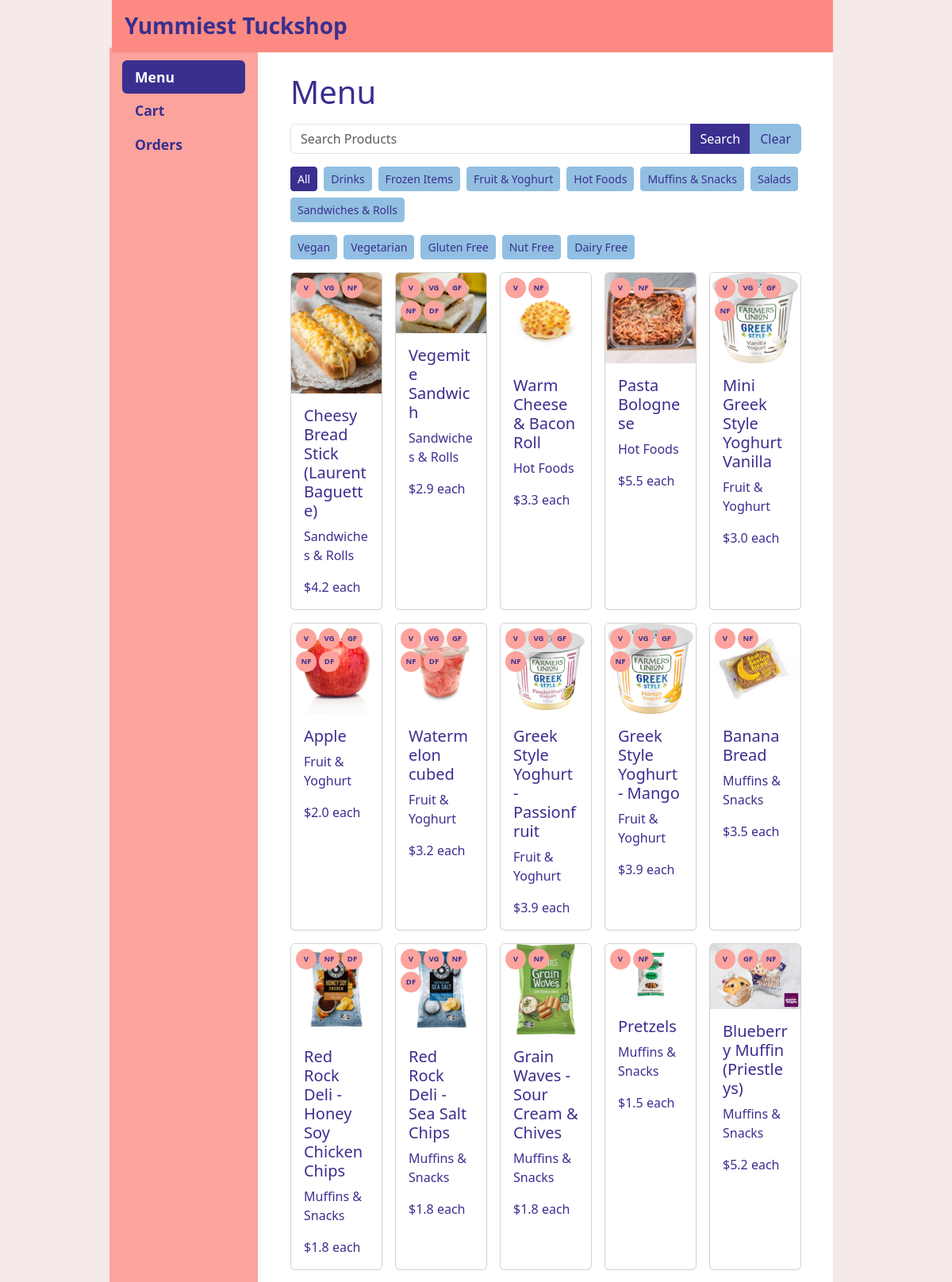
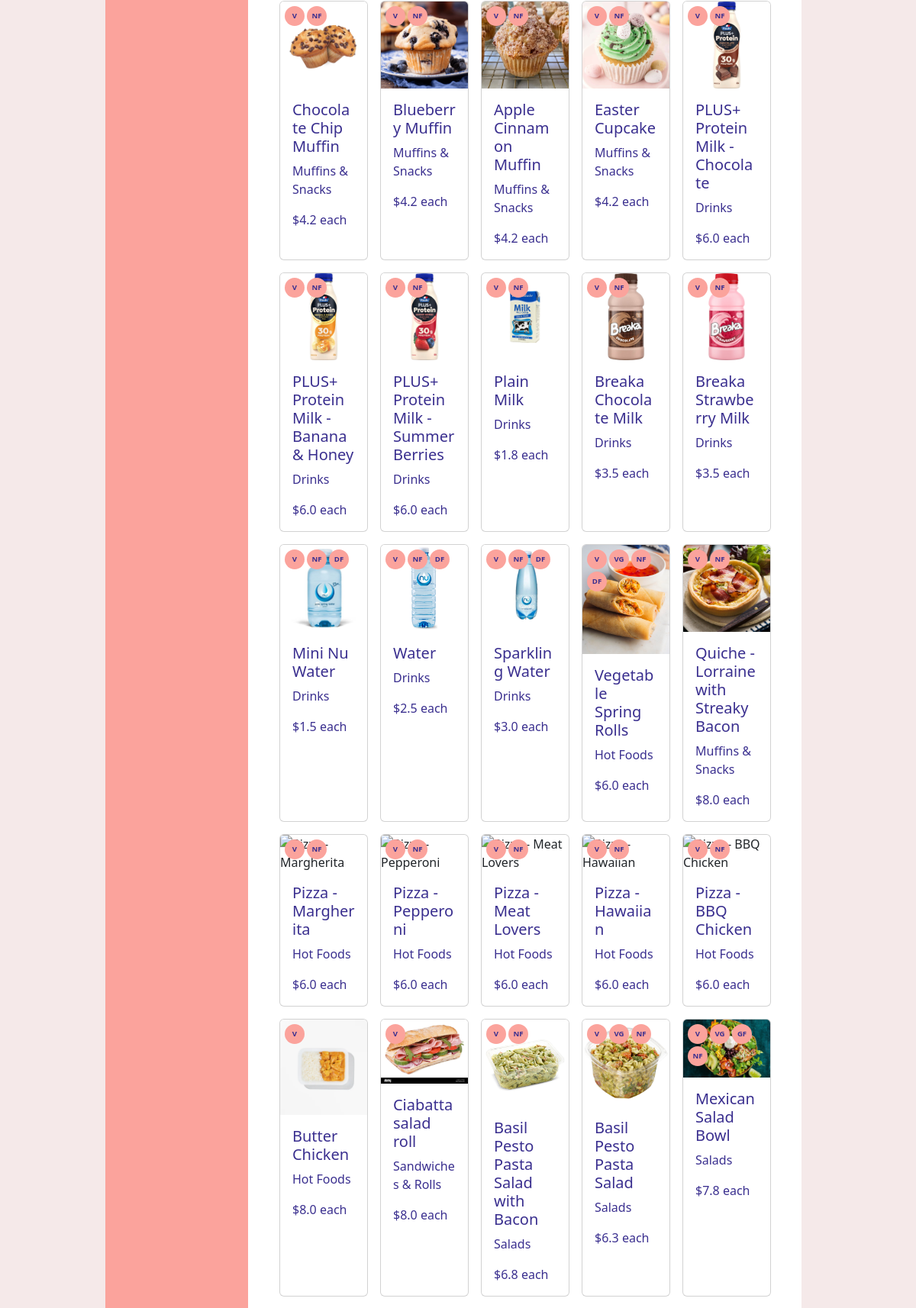
Page /products (upper part) on the committed database (2 pictures, top to bottom).
### tables this page shows
CREATE TABLE "Menu" (
	"ItemID"	INTEGER,
	"Name"	TEXT,
	"ItemDesc"	TEXT,
	"Category"	TEXT,
	"Price"	REAL,
	"Homemade"	INTEGER,
	"Quantity"	INTEGER,
	"Options"	INTEGER,
	PRIMARY KEY("ItemID")
);

### app.py (the view)
@app.route('/products', methods=['POST', 'GET'])
def products():
    con = sqlite3.connect("Tuckshop.db", timeout=10)
    con.row_factory = sqlite3.Row
    cur = con.cursor()
    cur.execute('SELECT * FROM Menu')
    data = cur.fetchall()
    con.close()
    return render_template('products.html', Menu=data, active_category=None, active_dietary=None)

### templates/products.html (shortened to what this page needs)
{% extends "base.html" %}
{% block content %}
  <h1>Menu</h1>
  <form action="/search" method="post" class="input-group mb-3 search-form">
    <input name="search_term" class="form-control" placeholder="Search Products" type="search">
    <button class="btn btn-primary" type="submit">Search</button>
    <a href="/products" class="btn btn-clear">Clear</a>
  </form>
  <div class="mb-3 d-flex flex-wrap gap-2" id="categoryButtons">
    <a href="/products" class="btn btn-sm btn-category {{ 'active' if not active_category }}">All</a>
  </div>
  <div class="mb-3 d-flex flex-wrap gap-2">
    <a href="/dietary/Vegan"      class="btn btn-sm btn-category {{ 'active' if active_dietary == 'Vegan' }}">Vegan</a>
    <a href="/dietary/Vegetarian" class="btn btn-sm btn-category {{ 'active' if active_dietary == 'Vegetarian' }}">Vegetarian</a>
    <a href="/dietary/GlutenFree" class="btn btn-sm btn-category {{ 'active' if active_dietary == 'GlutenFree' }}">Gluten Free</a>
    <a href="/dietary/NutFree"    class="btn btn-sm btn-category {{ 'active' if active_dietary == 'NutFree' }}">Nut Free</a>
    <a href="/dietary/DairyFree"  class="btn btn-sm btn-category {{ 'active' if active_dietary == 'DairyFree' }}">Dairy Free</a>
  </div>
  <div class="row row-cols-2 row-cols-md-5 g-3 products-row">
    {% for product in Menu %}
    <div class="col">
      <div class="card h-100 product-card"
           style="cursor: pointer;"
           data-itemid="{{ product.ItemID }}"
           data-name="{{ product.Name }}"
           data-category="{{ product.Category }}"
           data-price="{{ product.Price }}"
           data-bs-toggle="modal"
           data-bs-target="#productModal">
        <div class="dietary-icons" id="dietary-{{ product.ItemID }}"></div>
        <img src="/static/images/{{product.Name}}.jpg" class="card-img-top" alt="{{product.Name}}">
        <div class="card-body">
          <h5 class="card-title">{{product.Name}}</h5>
          <p class="card-text">{{product.Category}}</p>
          <p class="card-text">${{product.Price}} each</p>
        </div>
      </div>
    </div>
    {% endfor %}
  </div>
{% endblock %}

### templates/base.html (shortened to what this page needs)
<!doctype html>
<html lang="en">
  <head>
    <link href="https://cdn.jsdelivr.net/npm/bootstrap@5.3.3/dist/css/bootstrap.min.css" rel="stylesheet">
    <link rel="stylesheet" href="/static/css/style.css">
  </head>
<body class="overflow-y-scroll">
  <header class="page-header">
    <div class="container bg-body-secondary py-3 d-flex justify-content-between align-items-center">
      <h1 class="h4 mb-0">Yummiest Tuckshop</h1>
    </div>
  </header>
  <div class="sidebar-fixed-wrapper">
    <div class="container">
      <div class="row">
        <aside class="col-12 col-md-2 mb-4 px-0">
          <div class="sidebar bg-body-tertiary p-3 h-100">
            <ul class="nav nav-pills flex-column">
              <li class="nav-item"><a class="nav-link {{ 'active' if request.endpoint == 'products' or request.endpoint == 'search' }}" href="/products">Menu</a></li>
              <li class="nav-item"><a class="nav-link {{ 'active' if request.endpoint == 'cart' }}" href="/cart">Cart</a></li>
              <li class="nav-item"><a class="nav-link {{ 'active' if request.endpoint == 'orders' }}" href="/orders">Orders</a></li>
            </ul>
          </div>
        </aside>
      </div>
    </div>
  </div>
  <div class="container-fluid px-0">
    <main class="content-with-sidebar px-3">
      {% block content %}{% endblock %}
    </main>
  </div>
</body>
</html>

### static/css/style.css (style rules this page uses)
body { padding-top: 60px; background-color: white; color: #3A2F8F; }
h1, h2, h3, h4, h5, h6 { color: #3A2F8F !important; }
p, span, label, li, td, th, small, strong, em { color: #3A2F8F; }
input, textarea, select { color: #3A2F8F !important; }
body::before { content: ''; position: fixed; top: 0; left: 0; right: 0; bottom: 0; background: linear-gradient( to right, rgb(245, 233, 233) 12.5%, transparent 12.5%, transparent 87.5%, rgb(245, 233, 233) 87.5% ); z-index: -1; pointer-events: none; }
.page-header { position: fixed; top: 0; left: 11.75%; right: 12.5%; z-index: 200; }
.page-header .container { background-color: #fd8a82 !important; width: 100%; max-width: 100%; padding-left: 0.75rem; padding-right: 0; }
.page-header h1 { font-weight: bold; padding-left: 0.25rem; font-size: 1.75rem; }
.sidebar-fixed-wrapper { position: fixed; top: 60px; left: 12.5%; bottom: 0; width: 16.666%; z-index: 100; }
.sidebar-fixed-wrapper .container, .sidebar-fixed-wrapper .row, .sidebar-fixed-wrapper .col-12.col-md-2 { height: 100%; }
.sidebar { width: 500%; height: 100%; overflow-y: auto; background-color: #FBA39C !important; }
.content-with-sidebar { position: relative; margin-left: calc(12.5% + 16.666%); margin-right: 12.5%; padding: 1rem; z-index: 1; min-height: 100vh; }
.dietary-icons { position: absolute; top: 6px; left: 6px; display: flex; flex-wrap: wrap; gap: 3px; z-index: 10; }
.card { position: relative; }
.btn { background-color: #3A2F8F !important; border-color: #3A2F8F !important; color: white !important; }
.btn-category { background-color: #92BFE1 !important; border-color: #92BFE1 !important; color: #3A2F8F !important; }
.btn-category.active { background-color: #3A2F8F !important; border-color: #3A2F8F !important; color: white !important; }
.sidebar .nav-link { color: #3A2F8F !important; font-weight: bold; font-size: 1.1rem; }
.sidebar .nav-link.active { background-color: #3A2F8F !important; color: white !important; }
.btn-clear { background-color: #92BFE1 !important; color: #3A2F8F !important; border-color: #92BFE1 !important; }
.content-with-sidebar { margin-left: calc(12.5% + 16.666%); margin-right: 14.5%; padding: 1rem; z-index: 1; min-height: 100vh; }
.container { max-width: 100% !important; padding-left: 0; padding-right: 0; }
.search-form, .search-form input, .search-form button { z-index: 1; }
.products-row { z-index: -1; }

### rows in the picture
Menu: Name (picture), Name "Cheesy Bread Stick (Laurent Baguette)", Category "Sandwiches & Rolls", Price "4.2"
Menu: Name "Vegemite Sandwich", Category "Sandwiches & Rolls", Price "2.9"
Menu: Name (picture), Name "Warm Cheese & Bacon Roll", Category "Hot Foods", Price "3.3"
Menu: Name (picture), Name "Pasta Bolognese", Category "Hot Foods", Price "5.5"
Menu: Name (picture), Name "Mini Greek Style Yoghurt Vanilla", Category "Fruit & Yoghurt", Price "3.0"
Menu: Name "Apple", Category "Fruit & Yoghurt", Price "2.0"
Menu: Name "Watermelon cubed", Category "Fruit & Yoghurt", Price "3.2"
Menu: Name (picture), Name "Greek Style Yoghurt - Passionfruit", Category "Fruit & Yoghurt", Price "3.9"
Menu: Name (picture), Name "Greek Style Yoghurt - Mango", Category "Fruit & Yoghurt", Price "3.9"
Menu: Name (picture), Name "Banana Bread", Category "Muffins & Snacks", Price "3.5"
Menu: Name (picture), Name "Red Rock Deli - Honey Soy Chicken Chips", Category "Muffins & Snacks", Price "1.8"
Menu: Name (picture), Name "Red Rock Deli - Sea Salt Chips", Category "Muffins & Snacks", Price "1.8"
Menu: Name (picture), Name "Grain Waves - Sour Cream & Chives", Category "Muffins & Snacks", Price "1.8"
Menu: Name (picture), Name "Pretzels", Category "Muffins & Snacks", Price "1.5"
Menu: Name (picture), Name "Blueberry Muffin (Priestleys)", Category "Muffins & Snacks", Price "5.2"
Menu: Name (picture), Name "Chocolate Chip Muffin", Category "Muffins & Snacks", Price "4.2"
Menu: Name (picture), Name "Blueberry Muffin", Category "Muffins & Snacks", Price "4.2"
Menu: Name (picture), Name "Apple Cinnamon Muffin", Category "Muffins & Snacks", Price "4.2"
Menu: Name (picture), Name "Easter Cupcake", Category "Muffins & Snacks", Price "4.2"
Menu: Name (picture), Name "PLUS+ Protein Milk - Chocolate", Category "Drinks", Price "6.0"
Menu: Name (picture), Name "PLUS+ Protein Milk - Banana & Honey", Category "Drinks", Price "6.0"
Menu: Name (picture), Name "PLUS+ Protein Milk - Summer Berries", Category "Drinks", Price "6.0"
Menu: Name (picture), Name "Plain Milk", Category "Drinks", Price "1.8"
Menu: Name (picture), Name "Breaka Chocolate Milk", Category "Drinks", Price "3.5"
Menu: Name (picture), Name "Breaka Strawberry Milk", Category "Drinks", Price "3.5"
Menu: Name (picture), Name "Mini Nu Water", Category "Drinks", Price "1.5"
Menu: Name (picture), Name "Water", Category "Drinks", Price "2.5"
Menu: Name (picture), Name "Sparkling Water", Category "Drinks", Price "3.0"
Menu: Name (picture), Name "Vegetable Spring Rolls", Category "Hot Foods", Price "6.0"
Menu: Name (picture), Name "Quiche - Lorraine with Streaky Bacon", Category "Muffins & Snacks", Price "8.0"
Menu: Name "Pizza - Margherita", Category "Hot Foods", Price "6.0"
Menu: Name "Pizza - Pepperoni", Category "Hot Foods", Price "6.0"
Menu: Name "Pizza - Meat Lovers", Category "Hot Foods", Price "6.0"
Menu: Name "Pizza - Hawaiian", Category "Hot Foods", Price "6.0"
Menu: Name "Pizza - BBQ Chicken", Category "Hot Foods", Price "6.0"
Menu: Name (picture), Name "Butter Chicken", Category "Hot Foods", Price "8.0"
Menu: Name (picture), Name "Ciabatta salad roll", Category "Sandwiches & Rolls", Price "8.0"
Menu: Name (picture), Name "Basil Pesto Pasta Salad with Bacon", Category "Salads", Price "6.8"
Menu: Name (picture), Name "Basil Pesto Pasta Salad", Category "Salads", Price "6.3"
Menu: Name (picture), Name "Mexican Salad Bowl", Category "Salads", Price "7.8"
